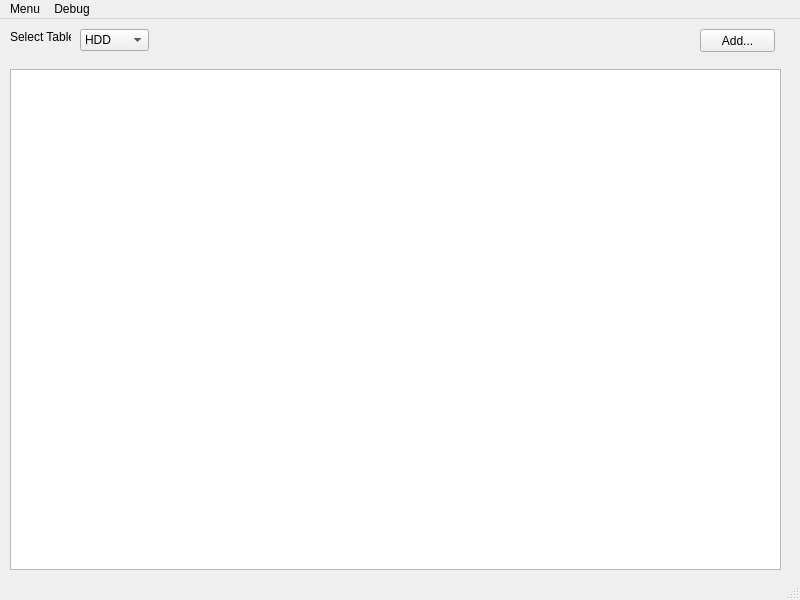
<?xml version="1.0" encoding="UTF-8"?>
<ui version="4.0">
 <class>MainPage</class>
 <widget class="QMainWindow" name="MainPage">
  <property name="geometry">
   <rect>
    <x>0</x>
    <y>0</y>
    <width>800</width>
    <height>600</height>
   </rect>
  </property>
  <property name="windowTitle">
   <string>NCS Inventory Management v0.16</string>
  </property>
  <property name="windowIcon">
   <iconset resource="rc.qrc">
    <normaloff>:/ncs</normaloff>:/ncs</iconset>
  </property>
  <widget class="QWidget" name="centralwidget">
   <widget class="QComboBox" name="dropdown">
    <property name="geometry">
     <rect>
      <x>80</x>
      <y>10</y>
      <width>69</width>
      <height>22</height>
     </rect>
    </property>
    <item>
     <property name="text">
      <string>HDD</string>
     </property>
    </item>
    <item>
     <property name="text">
      <string>RAM</string>
     </property>
    </item>
   </widget>
   <widget class="QLabel" name="label">
    <property name="geometry">
     <rect>
      <x>10</x>
      <y>10</y>
      <width>61</width>
      <height>16</height>
     </rect>
    </property>
    <property name="text">
     <string>Select Table:</string>
    </property>
   </widget>
   <widget class="QPushButton" name="addButton">
    <property name="geometry">
     <rect>
      <x>700</x>
      <y>10</y>
      <width>75</width>
      <height>23</height>
     </rect>
    </property>
    <property name="text">
     <string>Add...</string>
    </property>
   </widget>
   <widget class="QTableView" name="mainTable">
    <property name="geometry">
     <rect>
      <x>10</x>
      <y>50</y>
      <width>771</width>
      <height>501</height>
     </rect>
    </property>
    <property name="sizePolicy">
     <sizepolicy hsizetype="MinimumExpanding" vsizetype="Expanding">
      <horstretch>0</horstretch>
      <verstretch>0</verstretch>
     </sizepolicy>
    </property>
   </widget>
  </widget>
  <widget class="QMenuBar" name="menubar">
   <property name="geometry">
    <rect>
     <x>0</x>
     <y>0</y>
     <width>800</width>
     <height>21</height>
    </rect>
   </property>
   <widget class="QMenu" name="menuMenu">
    <property name="title">
     <string>Menu</string>
    </property>
    <addaction name="action_Quit"/>
   </widget>
   <widget class="QMenu" name="menuDebug">
    <property name="title">
     <string>Debug</string>
    </property>
    <addaction name="actionCount_HDD"/>
    <addaction name="actionCount_RAM"/>
    <addaction name="actionCount_All"/>
   </widget>
   <addaction name="menuMenu"/>
   <addaction name="menuDebug"/>
  </widget>
  <widget class="QStatusBar" name="statusbar"/>
  <action name="action_Quit">
   <property name="text">
    <string>&amp;Quit</string>
   </property>
  </action>
  <action name="actionCount_RAM">
   <property name="text">
    <string>Count RAM</string>
   </property>
  </action>
  <action name="actionCount_HDD">
   <property name="text">
    <string>Count HDD</string>
   </property>
  </action>
  <action name="actionCount_All">
   <property name="text">
    <string>Count All...</string>
   </property>
  </action>
 </widget>
 <resources>
  <include location="rc.qrc"/>
 </resources>
 <connections>
  <connection>
   <sender>action_Quit</sender>
   <signal>triggered()</signal>
   <receiver>MainPage</receiver>
   <slot>close()</slot>
   <hints>
    <hint type="sourcelabel">
     <x>-1</x>
     <y>-1</y>
    </hint>
    <hint type="destinationlabel">
     <x>399</x>
     <y>299</y>
    </hint>
   </hints>
  </connection>
 </connections>
</ui>
